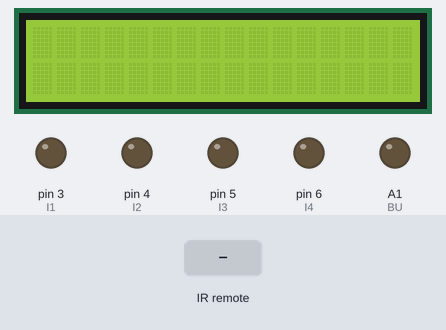
This sketch was run on a simulated Arduino Uno, built with avr-gcc and run on an emulated ATmega328P. Parts: 16×2 character LCD, output pins drawn as LEDs (lit = HIGH). Inputs (shaded band) come from the test bench.

Above: at 1.2 s.
1.3 s: infrared code 0x74 received
At 2.6 s:
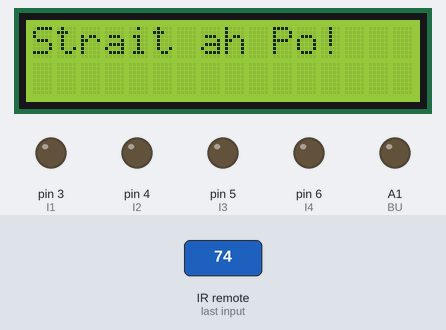
2.9 s: infrared code 0x75 received
At 3.9 s:
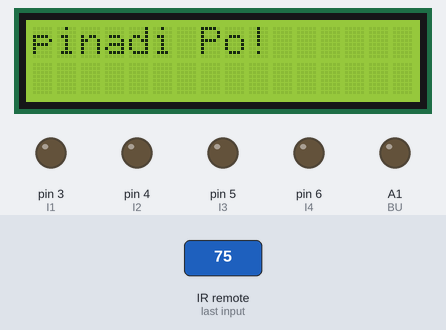
4.5 s: infrared code 0x34 received
At 5.0 s:
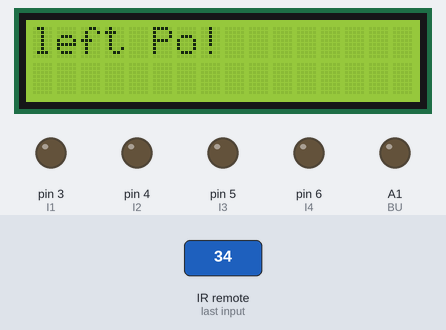
6.1 s: infrared code 0x33 received
At 7.4 s:
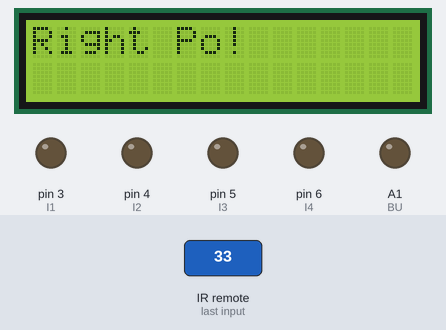
7.7 s: infrared code 0x65 received
At 8.6 s:
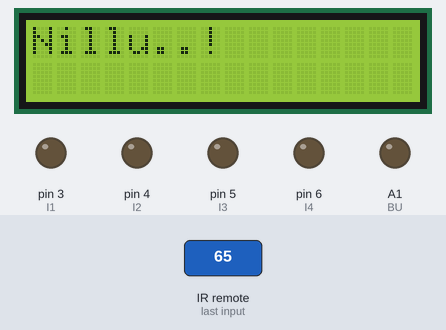
Timing chart, 0 to 10.2 s (numbered marks = the images above; inputs shaded):
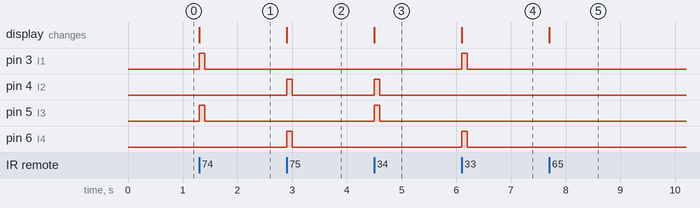

The sketch:

IRREMOTE_CAR.ino
```cpp
#include<IRremote.h>
#include<LiquidCrystal.h>
#define I 7
#define I1 3
#define I2 4
#define I3 5
#define I4 6
#define BU A1
#define RS 13
#define E 12
#define D4 11
#define D5 10
#define D6 9
#define D7 8

int c = 0;
LiquidCrystal lcd(RS,E,D4,D5,D6,D7);
IRrecv ir;
void gof(){
    lcd.clear();
    lcd.setCursor(0, 0);
    lcd.print("Strait ah Po!");
    digitalWrite(I1,HIGH);
    digitalWrite(I2,LOW);
    digitalWrite(I3,HIGH);
    digitalWrite(I4,LOW);
    delay(100);
    digitalWrite(I1,LOW);
    digitalWrite(I2,LOW);
    digitalWrite(I3,LOW);
    digitalWrite(I4,LOW);
    ir.resume();
}
void gob(){
    lcd.clear();
    lcd.setCursor(0, 0);
    lcd.print("pinadi Po!");
    digitalWrite(I1,LOW);
    digitalWrite(I2,HIGH);
    digitalWrite(I3,LOW);
    digitalWrite(I4,HIGH);
    delay(100);
    digitalWrite(I1,LOW);
    digitalWrite(I2,LOW);
    digitalWrite(I3,LOW);
    digitalWrite(I4,LOW);
    ir.resume();
}
void lf(){
    lcd.clear();
    lcd.setCursor(0, 0);
    lcd.print("left Po!");
    digitalWrite(I1,LOW);
    digitalWrite(I2,HIGH);
    digitalWrite(I3,HIGH);
    digitalWrite(I4,LOW);
    delay(100);
    digitalWrite(I1,LOW);
    digitalWrite(I2,LOW);
    digitalWrite(I3,LOW);
    digitalWrite(I4,LOW);
    ir.resume();
}
void rt(){
    lcd.clear();
    lcd.setCursor(0, 0);
    lcd.print("Right Po!");
    digitalWrite(I1,HIGH);
    digitalWrite(I2,LOW);
    digitalWrite(I3,LOW);
    digitalWrite(I4,HIGH);
    delay(100);
    digitalWrite(I1,LOW);
    digitalWrite(I2,LOW);
    digitalWrite(I3,LOW);
    digitalWrite(I4,LOW);
    ir.resume();
}
void so(){
    lcd.clear();
    lcd.setCursor(0, 0);
    lcd.print("Nillu..!");
    digitalWrite(I1,LOW);
    digitalWrite(I2,LOW);
    digitalWrite(I3,LOW);
    digitalWrite(I4,LOW);
    ir.resume();
}
void setup(){

  ir.begin(I);

  pinMode(BU,OUTPUT);
  pinMode(I4,OUTPUT);
  pinMode(I3,OUTPUT);
  pinMode(I2,OUTPUT);
  pinMode(I1,OUTPUT);

  lcd.begin(16,2);
}
        //POer on 21
        //front 116
        //back 117
        //left 52
        //right 51
        //stop 101

void loop(){
  if(ir.decode()){
      auto k=ir.decodedIRData.command;
      if(k==21&&c==0){
        c++;
        lcd.clear();
        lcd.setCursor(0,0);
        lcd.print("Vanako da mapla");
        digitalWrite(BU,HIGH);
        delay(100);
        digitalWrite(BU,LOW);
        ir.resume();

      }
      // else{
      //   c=0;
      //   lcd.clear();
      //   lcd.setCursor(0, 0);
      //   lcd.print("Varta mamae durr");
      //   delay(100);
      //   digitalWrite(BU,HIGH);
      //   delay(100);
      //   digitalWrite(BU,LOW);
      //   ir.resume();
      //   //goto act;
      // }
        k=ir.decodedIRData.command;
        switch (k) {
        case 116:
          gof();
          break;
        case 117:
          gob();
          break;
        case 52:
          lf();
          break;
        case 51:
          rt();
          break;
        case 101:
          so();
          break;
        default:
          ir.resume();
          break;
        }
     // act:
       ir.resume();
    }
  }
```

Measured:
- after the input at 1.3 s, pin 3 (I1), pin 5 (I3): LOW → HIGH at once, → LOW 0.10 s later; the display: changes at once (image 1)
- after the input at 2.9 s, pin 4 (I2), pin 6 (I4): LOW → HIGH at once, → LOW 0.10 s later; the display: changes at once (image 2)
- after the input at 4.5 s, pin 4 (I2), pin 5 (I3): LOW → HIGH at once, → LOW 0.10 s later; the display: changes at once (image 3)
- after the input at 6.1 s, pin 3 (I1), pin 6 (I4): LOW → HIGH at once, → LOW 0.10 s later; the display: changes at once (image 4)
- after the input at 7.7 s, the display: changes at once (image 5)
